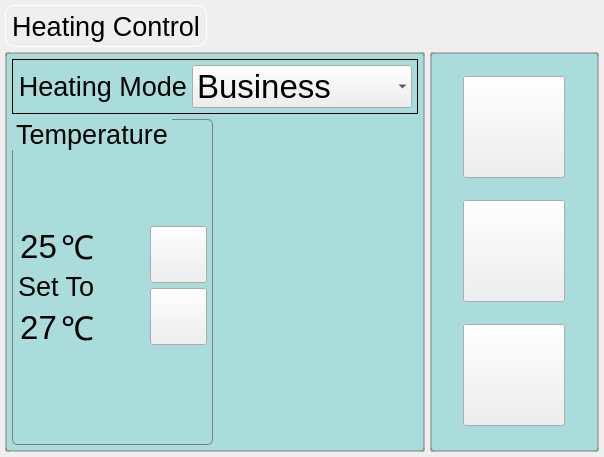
<?xml version="1.0" encoding="UTF-8"?>
<ui version="4.0">
 <class>HeatingControlPage</class>
 <widget class="QWidget" name="HeatingControlPage">
  <property name="geometry">
   <rect>
    <x>0</x>
    <y>0</y>
    <width>604</width>
    <height>457</height>
   </rect>
  </property>
  <property name="sizePolicy">
   <sizepolicy hsizetype="Preferred" vsizetype="MinimumExpanding">
    <horstretch>0</horstretch>
    <verstretch>0</verstretch>
   </sizepolicy>
  </property>
  <property name="windowTitle">
   <string>Form</string>
  </property>
  <property name="styleSheet">
   <string notr="true">QLabel#titleLabel {
	padding-width-left:5px;
	padding-width-right:5px;
	border: 1px solid white;
	border-radius: 10px;
	min-width: 200px;
	min-height: 40px;
}

QLabel#statusLabel {
	background-color: white;
}

 QComboBox {
	selection-background-color: transparent;
	selection-color: black;
}

 QGroupBox {
     border: 1px solid gray;
     border-radius: 5px;
 }
QGroupBox::title {
     subcontrol-origin: margin;
     subcontrol-position: top left; /* position at the top center */
 }

QFrame#frame_1,#frame_2  {
	border: 2px solid rgb(125, 125, 125, 50%);
	border-radius: 3px;
	background-color:rgb(100, 200, 200, 50%);
}

QFrame#frame_1 QPushButton {
	min-width: 100px;
	min-height: 100px;
	max-width: 100px;
	max-height: 100px;
	border-image: url(:/Hac/round-button.png);
}

QFrame#frame_2 QPushButton {
	min-width: 55px;
	min-height: 55px;
	max-width: 55px;
	max-height: 55px;
	border-image: url(:/Hac/round-button-small.png);
}

 QPushButton#scheduleButton {
	image: url(&quot;:/Hac/clock.png&quot;);
 }

QPushButton#tempUpButton {
	image: url(:/Hac/up-arrow-black.png);
}
QPushButton#tempUpButton:pressed {
	image: url(:/Hac/up-arrow-red.png);
}
QPushButton#tempDownButton {
	image: url(:/Hac/down-arrow-black.png);
}
QPushButton#tempDownButton:pressed {
	image: url(:/Hac/down-arrow-red.png);
}

QPushButton#blowUpButton {
	image: url(:/Hac/up-arrow-black.png);
}
QPushButton#blowUpButton:pressed {
	image: url(:/Hac/up-arrow-red.png);
}
QPushButton#blowDownButton {
	image: url(:/Hac/down-arrow-black.png);
}
QPushButton#blowDownButton:pressed {
	image: url(:/Hac/down-arrow-red.png);
}

QPushButton#startButton {
	image: url(:/Hac/right-arrow-black.png);
}
QPushButton#startButton:pressed {
	image: url(:/Hac/right-arrow-red.png);
}
QPushButton#stopButton {
	image: url(:/Hac/stop.png);
}
QPushButton#stopButton:pressed {
	image: url(:/Hac/stop-red.png);
}

QSpinBox {
	margin: 1px;
	selection-background-color: transparent;
	text: black;
	selection-color: black;
	font: normal 15px;
	border: 1px solid black;
	padding-width-right: 40px;
}

QSpinBox::up-button {
	subcontrol-origin: border;
    subcontrol-position: right center;
	width: 20px;
	height: 20px;
}

QSpinBox:up-arrow {
     image: url(:/Hac/up-arrow-black.png);
     width: 20px;
     height: 20px;
}
QSpinBox::up-arrow:pressed {
     image: url(:/Hac/up-arrow-red.png);
}


QSpinBox::down-button {
    subcontrol-origin: border;
    subcontrol-position: right center;
	left: -20px;
	width: 20px;
	height: 20px;
}

QSpinBox::down-arrow {
     image: url(:/Hac/down-arrow-black.png);
     width: 20px;
     height: 20px;
}
QSpinBox::down-arrow:pressed {
     image: url(:/Hac/down-arrow-red.png);
}


</string>
  </property>
  <layout class="QGridLayout" name="gridLayout_5">
   <property name="margin">
    <number>5</number>
   </property>
   <property name="spacing">
    <number>5</number>
   </property>
   <item row="0" column="0" colspan="2">
    <layout class="QHBoxLayout" name="horizontalLayout">
     <item>
      <widget class="QLabel" name="titleLabel">
       <property name="font">
        <font>
         <pointsize>20</pointsize>
        </font>
       </property>
       <property name="text">
        <string>Heating Control</string>
       </property>
       <property name="alignment">
        <set>Qt::AlignCenter</set>
       </property>
      </widget>
     </item>
     <item>
      <spacer name="horizontalSpacer">
       <property name="orientation">
        <enum>Qt::Horizontal</enum>
       </property>
       <property name="sizeHint" stdset="0">
        <size>
         <width>140</width>
         <height>20</height>
        </size>
       </property>
      </spacer>
     </item>
    </layout>
   </item>
   <item row="1" column="1">
    <widget class="QFrame" name="frame_1">
     <property name="frameShape">
      <enum>QFrame::Box</enum>
     </property>
     <property name="frameShadow">
      <enum>QFrame::Plain</enum>
     </property>
     <layout class="QGridLayout" name="gridLayout_4">
      <property name="margin">
       <number>5</number>
      </property>
      <property name="spacing">
       <number>5</number>
      </property>
      <item row="0" column="0">
       <widget class="QPushButton" name="startButton"/>
      </item>
      <item row="1" column="0">
       <widget class="QPushButton" name="stopButton"/>
      </item>
      <item row="2" column="0">
       <widget class="QPushButton" name="scheduleButton"/>
      </item>
     </layout>
    </widget>
   </item>
   <item row="1" column="0">
    <widget class="QFrame" name="frame_2">
     <property name="frameShape">
      <enum>QFrame::StyledPanel</enum>
     </property>
     <property name="frameShadow">
      <enum>QFrame::Raised</enum>
     </property>
     <layout class="QGridLayout" name="gridLayout">
      <property name="margin">
       <number>5</number>
      </property>
      <property name="spacing">
       <number>5</number>
      </property>
      <item row="0" column="0" colspan="2">
       <widget class="QFrame" name="frame_3">
        <property name="frameShape">
         <enum>QFrame::Box</enum>
        </property>
        <property name="frameShadow">
         <enum>QFrame::Plain</enum>
        </property>
        <layout class="QGridLayout" name="gridLayout_6">
         <property name="margin">
          <number>5</number>
         </property>
         <property name="spacing">
          <number>5</number>
         </property>
         <item row="1" column="0">
          <widget class="QLabel" name="label_6">
           <property name="font">
            <font>
             <pointsize>20</pointsize>
            </font>
           </property>
           <property name="text">
            <string>Heating Mode</string>
           </property>
           <property name="alignment">
            <set>Qt::AlignRight|Qt::AlignTrailing|Qt::AlignVCenter</set>
           </property>
          </widget>
         </item>
         <item row="1" column="1">
          <widget class="QComboBox" name="comboBox_2">
           <property name="font">
            <font>
             <pointsize>25</pointsize>
            </font>
           </property>
           <property name="frame">
            <bool>false</bool>
           </property>
           <item>
            <property name="text">
             <string>Business</string>
            </property>
           </item>
           <item>
            <property name="text">
             <string>Comfortable</string>
            </property>
           </item>
           <item>
            <property name="text">
             <string>Economical</string>
            </property>
           </item>
           <item>
            <property name="text">
             <string>Programming</string>
            </property>
           </item>
          </widget>
         </item>
        </layout>
       </widget>
      </item>
      <item row="1" column="0">
       <widget class="QGroupBox" name="groupBox_2">
        <property name="sizePolicy">
         <sizepolicy hsizetype="Preferred" vsizetype="Expanding">
          <horstretch>0</horstretch>
          <verstretch>0</verstretch>
         </sizepolicy>
        </property>
        <property name="font">
         <font>
          <pointsize>20</pointsize>
         </font>
        </property>
        <property name="title">
         <string>Temperature</string>
        </property>
        <layout class="QGridLayout" name="gridLayout_2">
         <property name="leftMargin">
          <number>5</number>
         </property>
         <property name="topMargin">
          <number>15</number>
         </property>
         <property name="rightMargin">
          <number>5</number>
         </property>
         <property name="bottomMargin">
          <number>5</number>
         </property>
         <property name="spacing">
          <number>5</number>
         </property>
         <item row="0" column="0">
          <layout class="QGridLayout" name="gridLayout_3">
           <property name="spacing">
            <number>2</number>
           </property>
           <item row="3" column="1" colspan="2">
            <widget class="QLabel" name="label_7">
             <property name="font">
              <font>
               <pointsize>20</pointsize>
              </font>
             </property>
             <property name="text">
              <string>Set To</string>
             </property>
            </widget>
           </item>
           <item row="4" column="1">
            <widget class="QLabel" name="tempSetLabel">
             <property name="font">
              <font>
               <pointsize>25</pointsize>
              </font>
             </property>
             <property name="text">
              <string>27</string>
             </property>
             <property name="alignment">
              <set>Qt::AlignCenter</set>
             </property>
            </widget>
           </item>
           <item row="4" column="2" colspan="2">
            <widget class="QLabel" name="label_10">
             <property name="font">
              <font>
               <family>unifont</family>
               <pointsize>25</pointsize>
              </font>
             </property>
             <property name="text">
              <string>℃</string>
             </property>
            </widget>
           </item>
           <item row="0" column="2">
            <widget class="QLabel" name="label_9">
             <property name="font">
              <font>
               <family>unifont</family>
               <pointsize>25</pointsize>
              </font>
             </property>
             <property name="text">
              <string>℃</string>
             </property>
            </widget>
           </item>
           <item row="0" column="1">
            <widget class="QLabel" name="currentLabel">
             <property name="font">
              <font>
               <pointsize>25</pointsize>
              </font>
             </property>
             <property name="text">
              <string>25</string>
             </property>
             <property name="alignment">
              <set>Qt::AlignCenter</set>
             </property>
            </widget>
           </item>
          </layout>
         </item>
         <item row="0" column="1">
          <layout class="QVBoxLayout" name="verticalLayout">
           <property name="spacing">
            <number>2</number>
           </property>
           <item>
            <widget class="QPushButton" name="tempUpButton">
             <property name="autoRepeat">
              <bool>true</bool>
             </property>
            </widget>
           </item>
           <item>
            <widget class="QPushButton" name="tempDownButton">
             <property name="autoRepeat">
              <bool>true</bool>
             </property>
            </widget>
           </item>
          </layout>
         </item>
        </layout>
       </widget>
      </item>
     </layout>
    </widget>
   </item>
  </layout>
 </widget>
 <resources>
  <include location="../res/hac.qrc"/>
 </resources>
 <connections/>
</ui>
